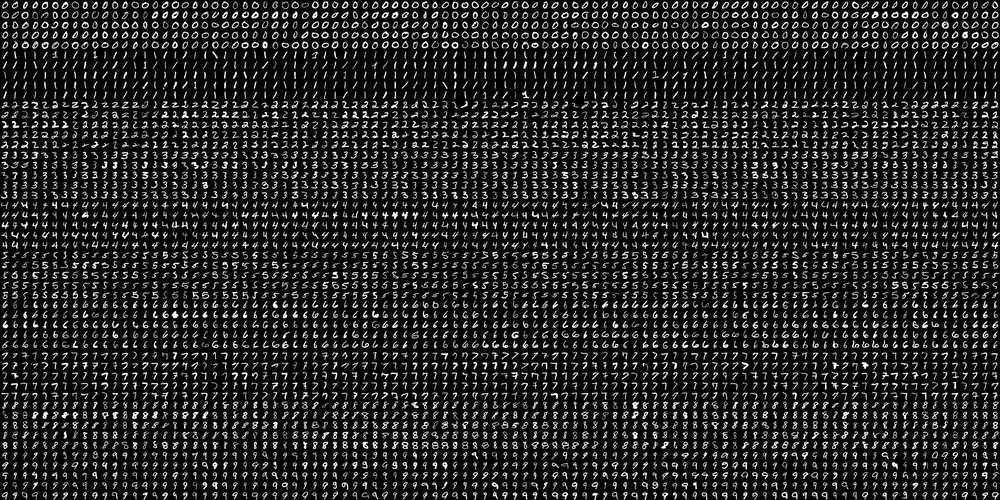
#> input picture Data/digits.png, 1000 x 500 px, shrunk from 2000 x 1000 before the run
$ python SVM_HOG.py
#> lines starting #> are read from the running program, lines starting #| are printed output that depends on the picture
#!/usr/bin/env python

import cv2 as cv
import numpy as np
title_window = 'SVM_HOG.py'
import ctypes
def Mbox(title, text, style):
    return ctypes.windll.user32.MessageBoxW(0, text, title, style)

SZ=20
bin_n = 16 # Number of bins


affine_flags = cv.WARP_INVERSE_MAP|cv.INTER_LINEAR

## [deskew]
def deskew(img):
    m = cv.moments(img)
    if abs(m['mu02']) < 1e-2:
        return img.copy()
    skew = m['mu11']/m['mu02']
    M = np.float32([[1, skew, -0.5*SZ*skew], [0, 1, 0]])
    img = cv.warpAffine(img,M,(SZ, SZ),flags=affine_flags)
    return img
## [deskew]

## [hog]
def hog(img):
    gx = cv.Sobel(img, cv.CV_32F, 1, 0)
    gy = cv.Sobel(img, cv.CV_32F, 0, 1)
    mag, ang = cv.cartToPolar(gx, gy)
    bins = np.integer(bin_n*ang/(2*np.pi))    # quantizing binvalues in (0...16)
    bin_cells = bins[:10,:10], bins[10:,:10], bins[:10,10:], bins[10:,10:]
    mag_cells = mag[:10,:10], mag[10:,:10], mag[:10,10:], mag[10:,10:]
    hists = [np.bincount(b.ravel(), m.ravel(), bin_n) for b, m in zip(bin_cells, mag_cells)]
    hist = np.hstack(hists)     # hist is a 64 bit vector
    return hist
## [hog]

img = cv.imread('../../Data/digits.png',0)
#> img is the input picture: shape (500, 1000); min 0, max 255, mean 36.1
if img is None:
    raise Exception("we need the digits.png image from samples/data here !")
cv.imshow("input data", img)

cells = [np.hsplit(row,100) for row in np.vsplit(img,50)]
#> cells = 50 items

# First half is trainData, remaining is testData
train_cells = [ i[:50] for i in cells ]
#> train_cells = 50 items
test_cells = [ i[50:] for i in cells]
#> test_cells = 50 items

######     Now training      ########################

deskewed = [list(map(deskew,row)) for row in train_cells]
#> in deskew, `m = cv.moments(img)`: m = moments, m00 4324, centre m10/m00, m01/m00 = (4.7, 4.56)
#> in deskew, `skew = m['mu11']/m['mu02']`: skew = -0.328
#> in deskew, `M = np.float32([[1, skew, -0.5*SZ*skew], [0, 1, 0]])`: M = [[1, -0.328, 3.28], [0, 1, 0]]
#> in deskew (call 38), `m = cv.moments(img)`: m = moments, m00 4643, centre m10/m00, m01/m00 = (4.82, 4.8)
#> in deskew (call 38), `skew = m['mu11']/m['mu02']`: skew = -0.254
#> in deskew (call 38), `M = np.float32([[1, skew, -0.5*SZ*skew], [0, 1, 0]])`: M = [[1, -0.254, 2.54], [0, 1, 0]]
#> in deskew (call 38), `img = cv.warpAffine(img,M,(SZ, SZ),flags=affine_flags)`:
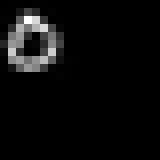
#> img: shape (20, 20) (shown 8 times larger); min 0, max 254, mean 11.6
#> in deskew (call 39), `m = cv.moments(img)`: m = moments, m00 6016, centre m10/m00, m01/m00 = (4.83, 4.65)
#> in deskew (call 39), `skew = m['mu11']/m['mu02']`: skew = -0.364
#> in deskew (call 39), `M = np.float32([[1, skew, -0.5*SZ*skew], [0, 1, 0]])`: M = [[1, -0.364, 3.64], [0, 1, 0]]
#> in deskew (call 39), `img = cv.warpAffine(img,M,(SZ, SZ),flags=affine_flags)`:
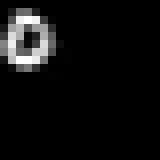
#> img: shape (20, 20) (shown 8 times larger); min 0, max 255, mean 15
#> in deskew (call 40), `m = cv.moments(img)`: m = moments, m00 6343, centre m10/m00, m01/m00 = (4.61, 4.68)
#> in deskew (call 40), `skew = m['mu11']/m['mu02']`: skew = -0.305
#> in deskew (call 40), `M = np.float32([[1, skew, -0.5*SZ*skew], [0, 1, 0]])`: M = [[1, -0.305, 3.05], [0, 1, 0]]
#> in deskew (call 40), `img = cv.warpAffine(img,M,(SZ, SZ),flags=affine_flags)`:
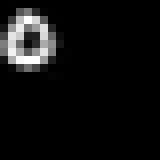
#> img: shape (20, 20) (shown 8 times larger); min 0, max 255, mean 15.7
#> deskewed = 50 items
hogdata = [list(map(hog,row)) for row in deskewed]
#> in hog, `gx = cv.Sobel(img, cv.CV_32F, 1, 0)`:
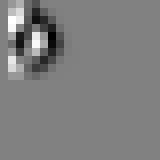
#> gx: shape (20, 20) float32 (shown 8 times larger); min -638, max 619, mean -10.2; drawn with min black and max white
#> in hog, `gy = cv.Sobel(img, cv.CV_32F, 0, 1)`:
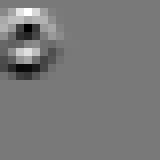
#> gy: shape (20, 20) float32 (shown 8 times larger); min -782, max 855, mean -1.9; drawn with min black and max white
#> in hog, `mag, ang = cv.cartToPolar(gx, gy)`:
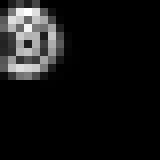
#> mag: shape (20, 20) float32 (shown 8 times larger); min 0, max 865.6, mean 69.8; drawn with min black and max white
#> in hog, `mag, ang = cv.cartToPolar(gx, gy)`:
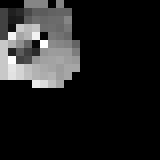
#> ang: shape (20, 20) float32 (shown 8 times larger); min 0, max 6, mean 0.754; drawn with min black and max white
#> (the run stopped early here; a loop or call above may not have finished)
